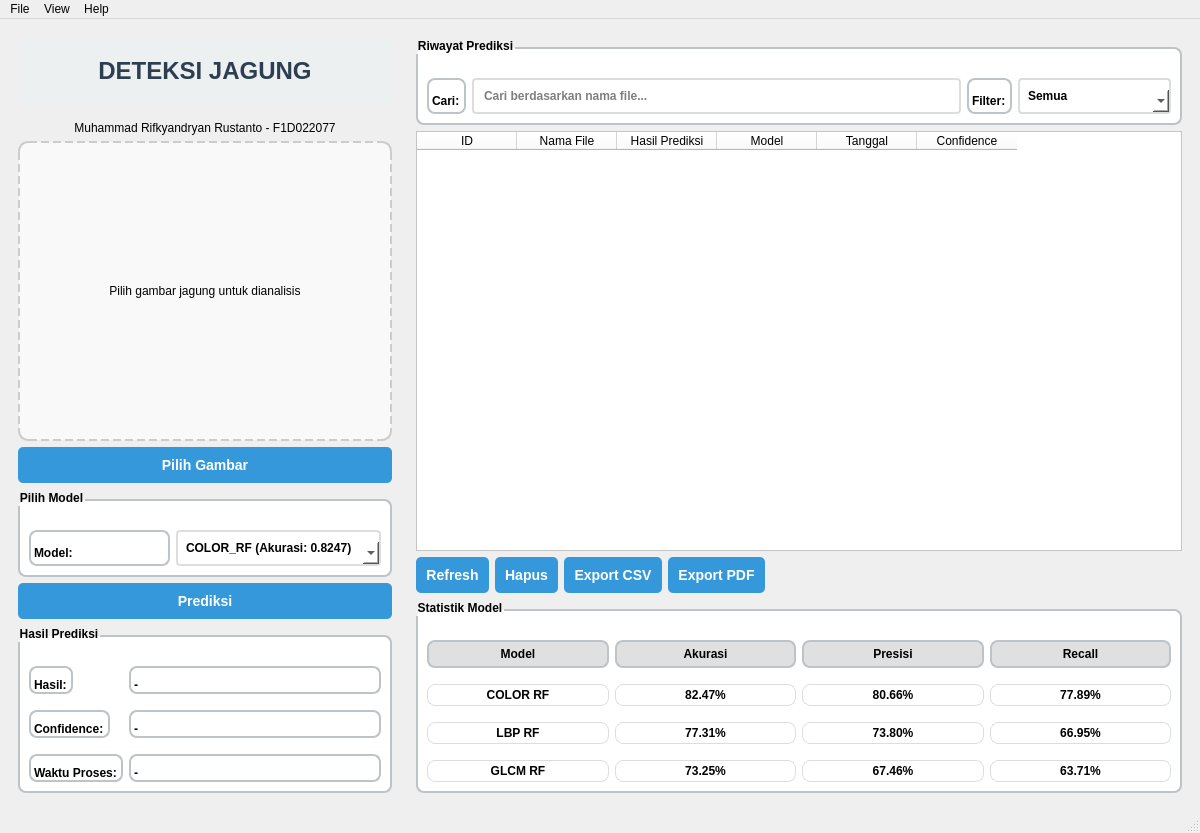
<?xml version="1.0" encoding="UTF-8"?>
<ui version="4.0">
 <class>CornDetectionMainWindow</class>
 <widget class="QMainWindow" name="CornDetectionMainWindow">
  <property name="geometry">
   <rect>
    <x>0</x>
    <y>0</y>
    <width>1200</width>
    <height>819</height>
   </rect>
  </property>
  <property name="windowTitle">
   <string>Aplikasi Deteksi Jagung - Machine Learning</string>
  </property>
  <widget class="QWidget" name="centralwidget">
   <layout class="QHBoxLayout" name="mainLayout">
    <item>
     <widget class="QWidget" name="leftPanel" native="true">
      <property name="sizePolicy">
       <sizepolicy hsizetype="Preferred" vsizetype="Preferred">
        <horstretch>1</horstretch>
        <verstretch>0</verstretch>
       </sizepolicy>
      </property>
      <layout class="QVBoxLayout" name="leftLayout">
       <item>
        <widget class="QLabel" name="titleLabel">
         <property name="styleSheet">
          <string notr="true">font-size: 24px;
font-weight: bold;
color: #2c3e50;
padding: 20px;
background-color: #ecf0f1;
border-radius: 10px;
margin-bottom: 10px;</string>
         </property>
         <property name="text">
          <string>DETEKSI JAGUNG</string>
         </property>
         <property name="alignment">
          <set>Qt::AlignCenter</set>
         </property>
        </widget>
       </item>
       <item>
        <widget class="QLabel" name="label">
         <property name="text">
          <string>Muhammad Rifkyandryan Rustanto - F1D022077</string>
         </property>
         <property name="alignment">
          <set>Qt::AlignCenter</set>
         </property>
        </widget>
       </item>
       <item>
        <widget class="QLabel" name="imageLabel">
         <property name="minimumSize">
          <size>
           <width>300</width>
           <height>300</height>
          </size>
         </property>
         <property name="styleSheet">
          <string notr="true">border: 2px dashed #cccccc;
border-radius: 10px;
background-color: #f9f9f9;</string>
         </property>
         <property name="text">
          <string>Pilih gambar jagung untuk dianalisis</string>
         </property>
         <property name="alignment">
          <set>Qt::AlignCenter</set>
         </property>
        </widget>
       </item>
       <item>
        <layout class="QVBoxLayout" name="buttonLayout">
         <item>
          <widget class="QPushButton" name="btnSelectImage">
           <property name="styleSheet">
            <string notr="true">background-color: #3498db;
color: white;
border: none;
padding: 10px;
font-size: 14px;
border-radius: 5px;
font-weight: bold;</string>
           </property>
           <property name="text">
            <string>Pilih Gambar</string>
           </property>
          </widget>
         </item>
         <item>
          <widget class="QGroupBox" name="modelGroup">
           <property name="styleSheet">
            <string notr="true">font-weight: bold;
border: 2px solid #bdc3c7;
border-radius: 8px;
margin-top: 10px;
padding-top: 10px;
background-color: white;</string>
           </property>
           <property name="title">
            <string>Pilih Model</string>
           </property>
           <layout class="QGridLayout" name="modelLayout">
            <item row="0" column="1">
             <widget class="QComboBox" name="modelCombo">
              <property name="styleSheet">
               <string notr="true">padding: 8px;
border: 2px solid #ddd;
border-radius: 4px;
background-color: white;</string>
              </property>
              <item>
               <property name="text">
                <string>COLOR_RF (Akurasi: 0.8247)</string>
               </property>
              </item>
              <item>
               <property name="text">
                <string>LBP_RF (Akurasi: 0.7731)</string>
               </property>
              </item>
              <item>
               <property name="text">
                <string>GLCM_RF (Akurasi: 0.7325)</string>
               </property>
              </item>
             </widget>
            </item>
            <item row="0" column="0">
             <widget class="QLabel" name="modelLabel">
              <property name="sizePolicy">
               <sizepolicy hsizetype="Preferred" vsizetype="Preferred">
                <horstretch>0</horstretch>
                <verstretch>0</verstretch>
               </sizepolicy>
              </property>
              <property name="text">
               <string>Model:</string>
              </property>
             </widget>
            </item>
           </layout>
          </widget>
         </item>
         <item>
          <widget class="QPushButton" name="btnPredict">
           <property name="enabled">
            <bool>false</bool>
           </property>
           <property name="styleSheet">
            <string notr="true">background-color: #3498db;
color: white;
border: none;
padding: 10px;
font-size: 14px;
border-radius: 5px;
font-weight: bold;</string>
           </property>
           <property name="text">
            <string>Prediksi</string>
           </property>
          </widget>
         </item>
        </layout>
       </item>
       <item>
        <widget class="QGroupBox" name="resultsGroup">
         <property name="styleSheet">
          <string notr="true">font-weight: bold;
border: 2px solid #bdc3c7;
border-radius: 8px;
margin-top: 10px;
padding-top: 10px;
background-color: white;</string>
         </property>
         <property name="title">
          <string>Hasil Prediksi</string>
         </property>
         <layout class="QFormLayout" name="resultsLayout">
          <item row="0" column="0">
           <widget class="QLabel" name="resultTextLabel">
            <property name="text">
             <string>Hasil:</string>
            </property>
           </widget>
          </item>
          <item row="0" column="1">
           <widget class="QLabel" name="resultLabel">
            <property name="text">
             <string>-</string>
            </property>
           </widget>
          </item>
          <item row="1" column="0">
           <widget class="QLabel" name="confidenceTextLabel">
            <property name="text">
             <string>Confidence:</string>
            </property>
           </widget>
          </item>
          <item row="1" column="1">
           <widget class="QLabel" name="confidenceLabel">
            <property name="text">
             <string>-</string>
            </property>
           </widget>
          </item>
          <item row="2" column="0">
           <widget class="QLabel" name="processingTimeTextLabel">
            <property name="text">
             <string>Waktu Proses:</string>
            </property>
           </widget>
          </item>
          <item row="2" column="1">
           <widget class="QLabel" name="processingTimeLabel">
            <property name="text">
             <string>-</string>
            </property>
           </widget>
          </item>
         </layout>
        </widget>
       </item>
       <item>
        <spacer name="leftSpacer">
         <property name="orientation">
          <enum>Qt::Vertical</enum>
         </property>
         <property name="sizeHint" stdset="0">
          <size>
           <width>20</width>
           <height>40</height>
          </size>
         </property>
        </spacer>
       </item>
      </layout>
     </widget>
    </item>
    <item>
     <widget class="QWidget" name="rightPanel" native="true">
      <property name="sizePolicy">
       <sizepolicy hsizetype="Preferred" vsizetype="Preferred">
        <horstretch>2</horstretch>
        <verstretch>0</verstretch>
       </sizepolicy>
      </property>
      <layout class="QVBoxLayout" name="rightLayout">
       <item>
        <widget class="QGroupBox" name="dbGroup">
         <property name="styleSheet">
          <string notr="true">font-weight: bold;
border: 2px solid #bdc3c7;
border-radius: 8px;
margin-top: 10px;
padding-top: 10px;
background-color: white;</string>
         </property>
         <property name="title">
          <string>Riwayat Prediksi</string>
         </property>
         <layout class="QVBoxLayout" name="dbLayout">
          <item>
           <layout class="QHBoxLayout" name="searchLayout">
            <item>
             <widget class="QLabel" name="searchLabel">
              <property name="text">
               <string>Cari:</string>
              </property>
             </widget>
            </item>
            <item>
             <widget class="QLineEdit" name="searchInput">
              <property name="styleSheet">
               <string notr="true">padding: 8px;
border: 2px solid #ddd;
border-radius: 4px;
background-color: white;</string>
              </property>
              <property name="placeholderText">
               <string>Cari berdasarkan nama file...</string>
              </property>
             </widget>
            </item>
            <item>
             <widget class="QLabel" name="filterLabel">
              <property name="text">
               <string>Filter:</string>
              </property>
             </widget>
            </item>
            <item>
             <widget class="QComboBox" name="filterCombo">
              <property name="styleSheet">
               <string notr="true">padding: 8px;
border: 2px solid #ddd;
border-radius: 4px;
background-color: white;</string>
              </property>
              <item>
               <property name="text">
                <string>Semua</string>
               </property>
              </item>
              <item>
               <property name="text">
                <string>Daun Jagung Baik</string>
               </property>
              </item>
              <item>
               <property name="text">
                <string>Daun Jagung Sakit</string>
               </property>
              </item>
              <item>
               <property name="text">
                <string>Bukan Daun Jagung</string>
               </property>
              </item>
             </widget>
            </item>
           </layout>
          </item>
         </layout>
        </widget>
       </item>
       <item>
        <widget class="QTableWidget" name="table">
         <property name="sizePolicy">
          <sizepolicy hsizetype="Expanding" vsizetype="Expanding">
           <horstretch>0</horstretch>
           <verstretch>1</verstretch>
          </sizepolicy>
         </property>
         <property name="styleSheet">
          <string notr="true">gridline-color: #ddd;
background-color: white;
alternate-background-color: #f8f9fa;
selection-background-color: #3498db;</string>
         </property>
         <property name="alternatingRowColors">
          <bool>true</bool>
         </property>
         <property name="selectionBehavior">
          <enum>QAbstractItemView::SelectRows</enum>
         </property>
         <column>
          <property name="text">
           <string>ID</string>
          </property>
         </column>
         <column>
          <property name="text">
           <string>Nama File</string>
          </property>
         </column>
         <column>
          <property name="text">
           <string>Hasil Prediksi</string>
          </property>
         </column>
         <column>
          <property name="text">
           <string>Model</string>
          </property>
         </column>
         <column>
          <property name="text">
           <string>Tanggal</string>
          </property>
         </column>
         <column>
          <property name="text">
           <string>Confidence</string>
          </property>
         </column>
        </widget>
       </item>
       <item>
        <layout class="QHBoxLayout" name="dbButtonLayout">
         <item>
          <widget class="QPushButton" name="btnRefresh">
           <property name="styleSheet">
            <string notr="true">background-color: #3498db;
color: white;
border: none;
padding: 10px;
font-size: 14px;
border-radius: 5px;
font-weight: bold;</string>
           </property>
           <property name="text">
            <string>Refresh</string>
           </property>
          </widget>
         </item>
         <item>
          <widget class="QPushButton" name="btnDelete">
           <property name="styleSheet">
            <string notr="true">background-color: #3498db;
color: white;
border: none;
padding: 10px;
font-size: 14px;
border-radius: 5px;
font-weight: bold;</string>
           </property>
           <property name="text">
            <string>Hapus</string>
           </property>
          </widget>
         </item>
         <item>
          <widget class="QPushButton" name="btnExportCSV">
           <property name="styleSheet">
            <string notr="true">background-color: #3498db;
color: white;
border: none;
padding: 10px;
font-size: 14px;
border-radius: 5px;
font-weight: bold;</string>
           </property>
           <property name="text">
            <string>Export CSV</string>
           </property>
          </widget>
         </item>
         <item>
          <widget class="QPushButton" name="btnExportPDF">
           <property name="styleSheet">
            <string notr="true">background-color: #3498db;
color: white;
border: none;
padding: 10px;
font-size: 14px;
border-radius: 5px;
font-weight: bold;</string>
           </property>
           <property name="text">
            <string>Export PDF</string>
           </property>
          </widget>
         </item>
         <item>
          <spacer name="dbButtonSpacer">
           <property name="orientation">
            <enum>Qt::Horizontal</enum>
           </property>
           <property name="sizeHint" stdset="0">
            <size>
             <width>40</width>
             <height>20</height>
            </size>
           </property>
          </spacer>
         </item>
        </layout>
       </item>
       <item>
        <widget class="QGroupBox" name="statsGroup">
         <property name="styleSheet">
          <string notr="true">font-weight: bold;
border: 2px solid #bdc3c7;
border-radius: 8px;
margin-top: 10px;
padding-top: 10px;
background-color: white;</string>
         </property>
         <property name="title">
          <string>Statistik Model</string>
         </property>
         <layout class="QGridLayout" name="statsLayout">
          <item row="1" column="1">
           <widget class="QLabel" name="colorRFAkurasi">
            <property name="styleSheet">
             <string notr="true">padding: 3px; border: 1px solid #ddd;</string>
            </property>
            <property name="text">
             <string>82.47%</string>
            </property>
            <property name="alignment">
             <set>Qt::AlignCenter</set>
            </property>
           </widget>
          </item>
          <item row="1" column="0">
           <widget class="QLabel" name="colorRF">
            <property name="styleSheet">
             <string notr="true">padding: 3px; border: 1px solid #ddd;</string>
            </property>
            <property name="text">
             <string>COLOR RF</string>
            </property>
            <property name="alignment">
             <set>Qt::AlignCenter</set>
            </property>
           </widget>
          </item>
          <item row="0" column="2">
           <widget class="QLabel" name="statsPresisi">
            <property name="styleSheet">
             <string notr="true">font-weight: bold; background-color: #e0e0e0; padding: 5px;</string>
            </property>
            <property name="text">
             <string>Presisi</string>
            </property>
            <property name="alignment">
             <set>Qt::AlignCenter</set>
            </property>
           </widget>
          </item>
          <item row="0" column="3">
           <widget class="QLabel" name="statsRecall">
            <property name="styleSheet">
             <string notr="true">font-weight: bold; background-color: #e0e0e0; padding: 5px;</string>
            </property>
            <property name="text">
             <string>Recall</string>
            </property>
            <property name="alignment">
             <set>Qt::AlignCenter</set>
            </property>
           </widget>
          </item>
          <item row="0" column="0">
           <widget class="QLabel" name="statsModel">
            <property name="styleSheet">
             <string notr="true">font-weight: bold; background-color: #e0e0e0; padding: 5px;</string>
            </property>
            <property name="text">
             <string>Model</string>
            </property>
            <property name="alignment">
             <set>Qt::AlignCenter</set>
            </property>
           </widget>
          </item>
          <item row="0" column="1">
           <widget class="QLabel" name="statsAkurasi">
            <property name="styleSheet">
             <string notr="true">font-weight: bold; background-color: #e0e0e0; padding: 5px;</string>
            </property>
            <property name="text">
             <string>Akurasi</string>
            </property>
            <property name="alignment">
             <set>Qt::AlignCenter</set>
            </property>
           </widget>
          </item>
          <item row="2" column="0">
           <widget class="QLabel" name="lbpRF">
            <property name="styleSheet">
             <string notr="true">padding: 3px; border: 1px solid #ddd;</string>
            </property>
            <property name="text">
             <string>LBP RF</string>
            </property>
            <property name="alignment">
             <set>Qt::AlignCenter</set>
            </property>
           </widget>
          </item>
          <item row="1" column="2">
           <widget class="QLabel" name="colorRFPresisi">
            <property name="styleSheet">
             <string notr="true">padding: 3px; border: 1px solid #ddd;</string>
            </property>
            <property name="text">
             <string>80.66%</string>
            </property>
            <property name="alignment">
             <set>Qt::AlignCenter</set>
            </property>
           </widget>
          </item>
          <item row="1" column="3">
           <widget class="QLabel" name="colorRFRecall">
            <property name="styleSheet">
             <string notr="true">padding: 3px; border: 1px solid #ddd;</string>
            </property>
            <property name="text">
             <string>77.89%</string>
            </property>
            <property name="alignment">
             <set>Qt::AlignCenter</set>
            </property>
           </widget>
          </item>
          <item row="2" column="2">
           <widget class="QLabel" name="lbpRFPresisi">
            <property name="styleSheet">
             <string notr="true">padding: 3px; border: 1px solid #ddd;</string>
            </property>
            <property name="text">
             <string>73.80%</string>
            </property>
            <property name="alignment">
             <set>Qt::AlignCenter</set>
            </property>
           </widget>
          </item>
          <item row="2" column="3">
           <widget class="QLabel" name="lbpRFRecall">
            <property name="styleSheet">
             <string notr="true">padding: 3px; border: 1px solid #ddd;</string>
            </property>
            <property name="text">
             <string>66.95%</string>
            </property>
            <property name="alignment">
             <set>Qt::AlignCenter</set>
            </property>
           </widget>
          </item>
          <item row="2" column="1">
           <widget class="QLabel" name="lbpRFAkurasi">
            <property name="styleSheet">
             <string notr="true">padding: 3px; border: 1px solid #ddd;</string>
            </property>
            <property name="text">
             <string>77.31%</string>
            </property>
            <property name="alignment">
             <set>Qt::AlignCenter</set>
            </property>
           </widget>
          </item>
          <item row="3" column="0">
           <widget class="QLabel" name="glcmRF">
            <property name="styleSheet">
             <string notr="true">padding: 3px; border: 1px solid #ddd;</string>
            </property>
            <property name="text">
             <string>GLCM RF</string>
            </property>
            <property name="alignment">
             <set>Qt::AlignCenter</set>
            </property>
           </widget>
          </item>
          <item row="3" column="3">
           <widget class="QLabel" name="glcmRFRecall">
            <property name="styleSheet">
             <string notr="true">padding: 3px; border: 1px solid #ddd;</string>
            </property>
            <property name="text">
             <string>63.71%</string>
            </property>
            <property name="alignment">
             <set>Qt::AlignCenter</set>
            </property>
           </widget>
          </item>
          <item row="3" column="1">
           <widget class="QLabel" name="glcmRFAkurasi">
            <property name="styleSheet">
             <string notr="true">padding: 3px; border: 1px solid #ddd;</string>
            </property>
            <property name="text">
             <string>73.25%</string>
            </property>
            <property name="alignment">
             <set>Qt::AlignCenter</set>
            </property>
           </widget>
          </item>
          <item row="3" column="2">
           <widget class="QLabel" name="glcmRFPresisi">
            <property name="styleSheet">
             <string notr="true">padding: 3px; border: 1px solid #ddd;</string>
            </property>
            <property name="text">
             <string>67.46%</string>
            </property>
            <property name="alignment">
             <set>Qt::AlignCenter</set>
            </property>
           </widget>
          </item>
         </layout>
        </widget>
       </item>
      </layout>
     </widget>
    </item>
   </layout>
  </widget>
  <widget class="QMenuBar" name="menubar">
   <property name="geometry">
    <rect>
     <x>0</x>
     <y>0</y>
     <width>1200</width>
     <height>21</height>
    </rect>
   </property>
   <widget class="QMenu" name="menuFile">
    <property name="title">
     <string>File</string>
    </property>
    <widget class="QMenu" name="menuExport">
     <property name="title">
      <string>Export</string>
     </property>
     <addaction name="actionExportCSV"/>
     <addaction name="actionExportPDF"/>
    </widget>
    <addaction name="actionOpenImage"/>
    <addaction name="menuExport"/>
    <addaction name="separator"/>
    <addaction name="actionExit"/>
   </widget>
   <widget class="QMenu" name="menuView">
    <property name="title">
     <string>View</string>
    </property>
    <addaction name="actionRefresh"/>
   </widget>
   <widget class="QMenu" name="menuHelp">
    <property name="title">
     <string>Help</string>
    </property>
    <addaction name="actionAbout"/>
   </widget>
   <addaction name="menuFile"/>
   <addaction name="menuView"/>
   <addaction name="menuHelp"/>
  </widget>
  <widget class="QStatusBar" name="statusbar"/>
  <action name="actionOpenImage">
   <property name="text">
    <string>Buka Gambar</string>
   </property>
   <property name="shortcut">
    <string>Ctrl+O</string>
   </property>
  </action>
  <action name="actionExportCSV">
   <property name="text">
    <string>Export ke CSV</string>
   </property>
  </action>
  <action name="actionExportPDF">
   <property name="text">
    <string>Export ke PDF</string>
   </property>
  </action>
  <action name="actionExit">
   <property name="text">
    <string>Keluar</string>
   </property>
   <property name="shortcut">
    <string>Ctrl+Q</string>
   </property>
  </action>
  <action name="actionRefresh">
   <property name="text">
    <string>Refresh Data</string>
   </property>
   <property name="shortcut">
    <string>F5</string>
   </property>
  </action>
  <action name="actionAbout">
   <property name="text">
    <string>Tentang</string>
   </property>
  </action>
 </widget>
 <resources/>
 <connections/>
</ui>
